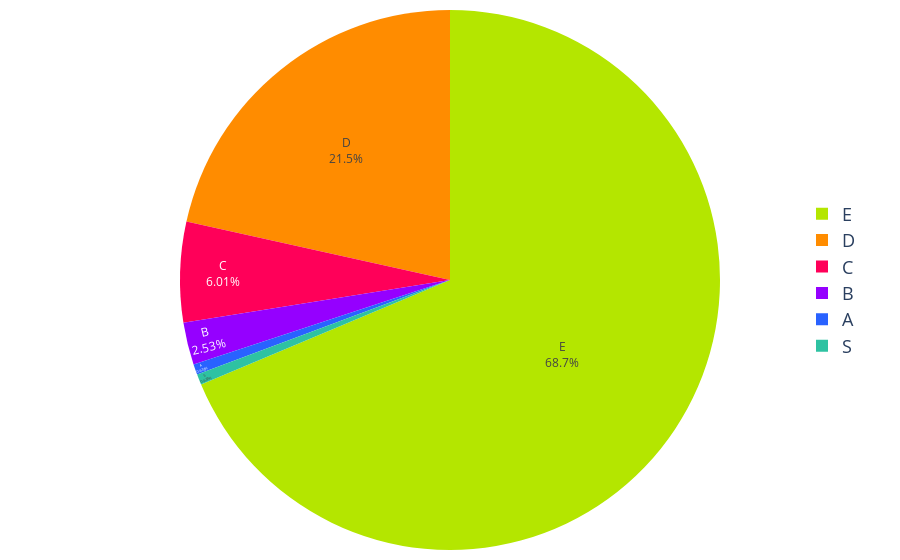

This figure's notebook cell:
### Code cell
import os
import plotly.graph_objects as go
import plotly.io as pio

# Datos
colores = ['#2962ff', '#9500ff', '#ff0059', '#ff8c00', '#b4e600', '#2EC2A2', '#E50CB6']
porcentajes = creditos_segmentos_2022['Porcentaje']
labels = creditos_segmentos_2022['Segmento']

# Crear el gráfico de pastel
fig = go.Figure(data=[go.Pie(labels=labels, values=porcentajes, marker=dict(colors=colores))])
fig.update_traces(
    textinfo='percent+label',  # Mostrar tanto porcentaje como etiquetas
    textposition='inside'     # Ubicar texto dentro de las secciones
)
fig.update_layout(
    margin=dict(l=10, r=10, t=10, b=10),  # Ajusta los márgenes
    legend=dict(                  # Personaliza la leyenda
        x=0.9,  # Posición horizontal
        y=0.5,  # Posición vertical
        font=dict(size=18)
    ),
    showlegend=True              # Mostrar la leyenda (puedes cambiar a False si no deseas mostrarla)
)

# Función para exportar la gráfica como archivo HTML con configuración personalizada
def guardar_grafico_como_html(fig, nombre_archivo, carpeta='assets/graficas'):
    if not os.path.exists(carpeta):
        os.makedirs(carpeta)
    
    # Configuración para desactivar herramientas no deseadas
    config = {
        'displaylogo': False,  # Ocultar logo de Plotly
        'modeBarButtonsToRemove': [
            'toImage',       # Botón de guardar como imagen
            'resetScale2d',  # Reset de ejes (no aplica aquí, pero lo incluimos como ejemplo)
            'zoom2d',        # Botón de zoom
            'pan2d',         # Botón de desplazamiento
        ]
    }
    # Exportar el gráfico con configuración
    pio.write_html(fig, f'{carpeta}/{nombre_archivo}.html', config=config)

# Exportar el gráfico
guardar_grafico_como_html(fig, 'g_pie_dist_creditos_segmento_2022', carpeta='assets/graficas')

# Mostrar el gráfico
fig.show()

### Figure 1 — Plotly figure (JSON) as saved in the notebook; plotly's stock layout.template omitted (floating-point values rounded to 4 significant figures)
{"data": [{"labels": ["A", "B", "C", "D", "E", "S"], "marker": {"colors": ["#2962ff", "#9500ff", "#ff0059", "#ff8c00", "#b4e600", "#2EC2A2", "#E50CB6"]}, "textinfo": "percent+label", "textposition": "inside", "type": "pie", "values": [0.6329, 2.532, 6.013, 21.52, 68.67, 0.6329]}], "layout": {"legend": {"font": {"size": 18}, "x": 0.9, "y": 0.5}, "margin": {"b": 10, "l": 10, "r": 10, "t": 10}, "showlegend": true}}
